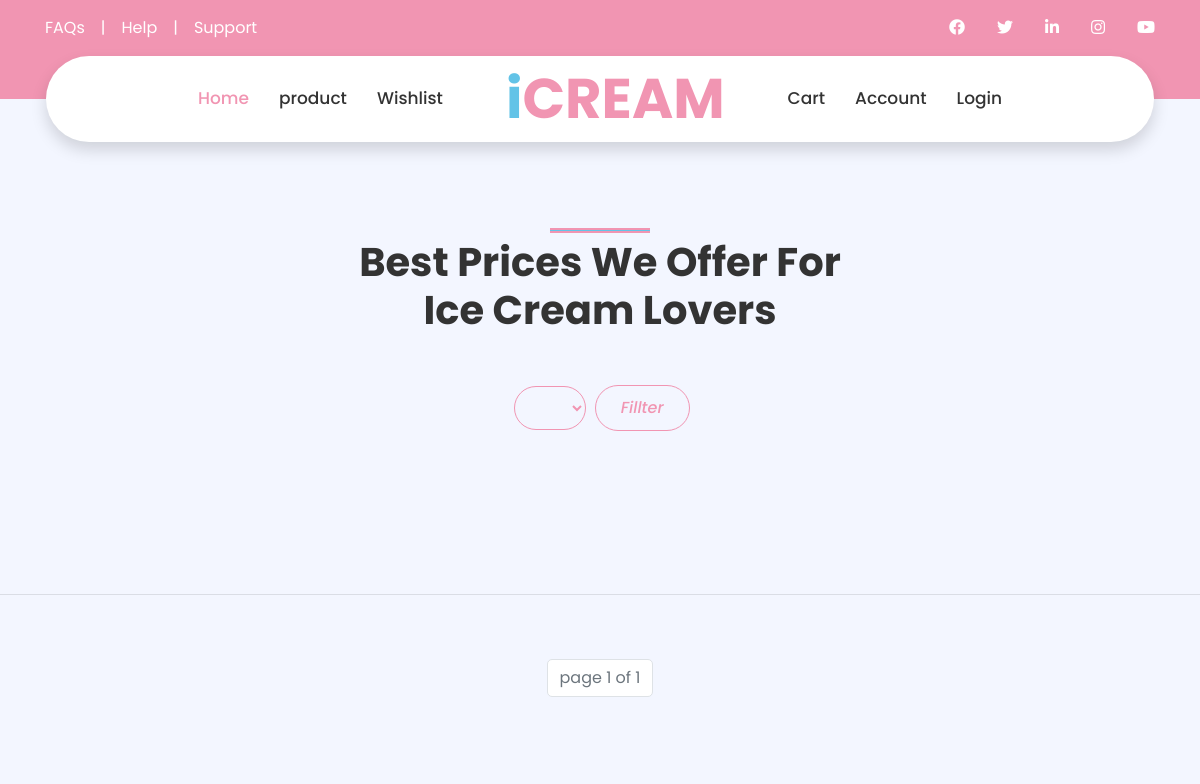
The page /home/product/ (upper part) on the database as committed earlier.
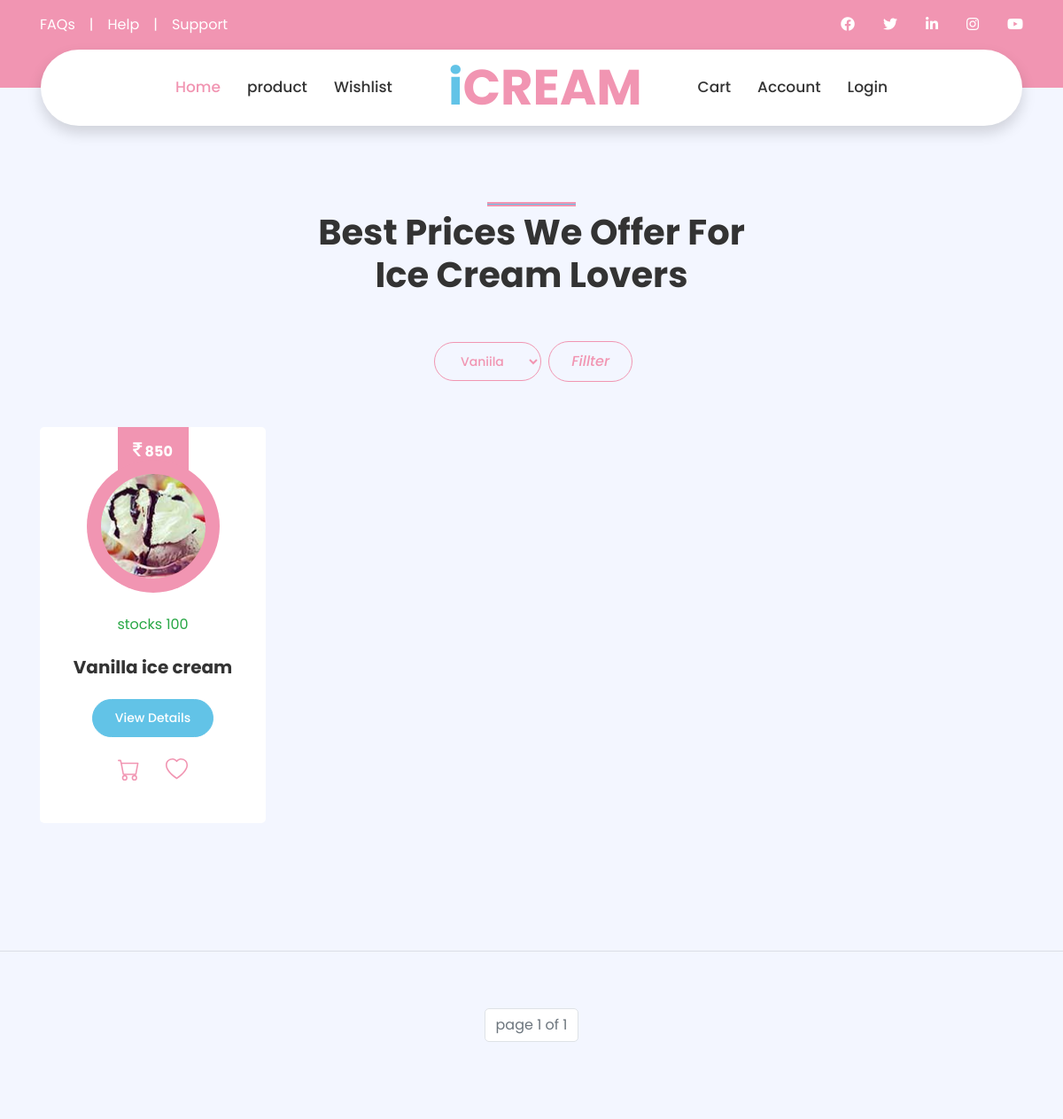
The same page on the database as committed later.
### home/models.py (models this page shows, shortened)
class Product(models.Model):
    product_name = models.CharField(max_length=50,default=None)
    product_price = models.IntegerField(default=None)
    product_image = models.ImageField(upload_to='images/',default=None)
    product_discription = models.TextField(default=None)
    Cutegory_id = models.ForeignKey(Category,on_delete=models.CASCADE,default=None)
    is_available = models.IntegerField(default=None)
    is_offers = models.IntegerField(default=None)

### home/views.py (the view, shortened to what this page needs)
# urls.py: path('product/',views.product_table,name='product_table'),
def product(request):
    check_order_offers()
    p = Paginator(Product.objects.all(),4)
    page = request.GET.get('page')
    product_pagination = p.get_page(page)
    coupon = Coupon.objects.all()
    category_list = Category.objects.all()
    '''
    this for loop change price offer apply
    '''
    if request.method == 'POST':
        categoryname = request.POST['categoryname']
        print(categoryname)
        p = Paginator(Product.objects.filter(Cutegory_id = categoryname),4)
        page = request.GET.get('page')
        product_pagination = p.get_page(page)
    return render(request,'product.html',{'coupon':coupon,'category_list':category_list,'product_pagination':product_pagination})

### odershandle/views.py (called while the page is built)
def check_order_offers():
    print('this is offer price check functionality')
    offers = Coupon.objects.all()
    products = Product.objects.all()
    for off in offers:
        for product in products:
            if off.category == product.Cutegory_id:
                product.is_offers = product.product_price * (100 - off.offers)/100
                product.save()
                print(f"{off.category} - {product.Cutegory_id} :-: price = {product.product_price} offers - {off.offers} offerprice {product.is_offers}")

### home/templates/product.html (shortened to what the changed rows need)
{% extends 'navandfooter.html' %}
{% block product %}
    <div class="container-fluid py-5">
        <div class="container py-5">
            <div class="row justify-content-center">
                <div class="col-lg-6">
                    <h1 class="section-title position-relative text-center mb-5">Best Prices We Offer For Ice Cream Lovers</h1>
                </div>
            </div>
            <div class="row">
                <div class="col-12 text-center">
                    <form actoin="" method="POST">
                            <select class="btn btn-sm btn-outline-primary m-1" onchange="filterproduct()" id="prouductlist" name="categoryname">
                                {% for list in category_list %}
                                <option value="{{list.id}}" id="values{{list.id}}" >{{list.category_name}}</option>
                                {% endfor %}
                            </select >
                            <button class="btn btn-outline-primary"><i class="bi bi-search">Fillter</i></button>
                        </form>
                </div>
            </div><br><br>
            <div class="row">
                {% for list in product_pagination %}
                <div class="col-lg-3 col-md-6 mb-4 pb-2">
                    <div class="product-item d-flex flex-column align-items-center text-center bg-light rounded py-5 px-3">
                        <div class="bg-primary mt-n5 py-3" style="width: 80px;">
                            <h6 class="font-weight-bold text-white mb-0"><i class="fa fa-inr" style="font-size:20px"></i>&nbsp;{{list.is_offers}}</h6>
                        </div>
                        <div class="position-relative bg-primary rounded-circle mt-n3 mb-4 p-3" style="width: 150px; height: 150px;">
                            <img class="rounded-circle w-100 h-100" src="{{list.product_image.url}}" style="object-fit: cover;">
                        </div>
                        <div class="container align-text-top">
                            {% if list.is_available %}
                            <span class="text-success">stocks {{list.is_available}}<span>
                            {% else %}
                            <span class="text-danger">out of stock<span>
                            {% endif %}
                        </div><br>
                        <h5 class="font-weight-bold mb-4">{{list.product_name}}</h5>
                        <a href="{% url 'details' list.id %}" class="btn btn-sm btn-secondary">View Details</a>
                        <br>
                        <div>
                        {% if 'username' in request.session %}
                        <a onclick="addtocart({{list.id}})" style="cursor:pointer">
                        <svg xmlns="http://www.w3.org/2000/svg" width="25" height="25" fill="currentColor" class="bi bi-cart" viewBox="0 0 16 16">
                        <path d="M0 1.5A.5.5 0 0 1 .5 1H2a.5.5 0 0 1 .485.379L2.89 3H14.5a.5.5 0 0 1 .491.592l-1.5 8A.5.5 0 0 1 13 12H4a.5.5 0 0 1-.491-.408L2.01 3.607 1.61 2H.5a.5.5 0 0 1-.5-.5zM3.102 4l1.313 7h8.17l1.313-7H3.102zM5 12a2 2 0 1 0 0 4 2 2 0 0 0 0-4zm7 0a2 2 0 1 0 0 4 2 2 0 0 0 0-4zm-7 1a1 1 0 1 1 0 2 1 1 0 0 1 0-2zm7 0a1 1 0 1 1 0 2 1 1 0 0 1 0-2z"/>
                        </svg>
                        </a>
                        {% else %}
                        <a href="{% url 'login' %}" >
                            </a>
                        {% endif %}
                        {% if 'username' in request.session %}
                        <a  onclick="addtowishlist({{list.id}})" style="cursor:pointer">
                        <svg xmlns="http://www.w3.org/2000/svg" width="25" height="25" fill="currentColor" class="bi bi-heart" viewBox="0 0 16 16">
                        <path d="m8 2.748-.717-.737C5.6.281 2.514.878 1.4 3.053c-.523 1.023-.641 2.5.314 4.385.92 1.815 2.834 3.989 6.286 6.357 3.452-2.368 5.365-4.542 6.286-6.357.955-1.886.838-3.362.314-4.385C13.486.878 10.4.28 8.717 2.01L8 2.748zM8 15C-7.333 4.868 3.279-3.04 7.824 1.143c.06.055.119.112.176.171a3.12 3.12 0 0 1 .176-.17C12.72-3.042 23.333 4.867 8 15z"/>
                        </svg>
                        </a>
                        {% else %}
                        <a href="{% url 'login' %}" >
                            </a>
                        {% endif %}
                        </div>
                    </div>
                </div>
                {% endfor %}
            </div>
        </div>
    </div>
    <hr><br><br>
{% endblock product %}

Rows that differ between the two databases and show on the page:
added Product: is_offers "850", product_image (picture), is_available "100", product_name "Vanilla ice cream"
Other text that changed with them:
form field categoryname: (not shown) → "Vaniila"
